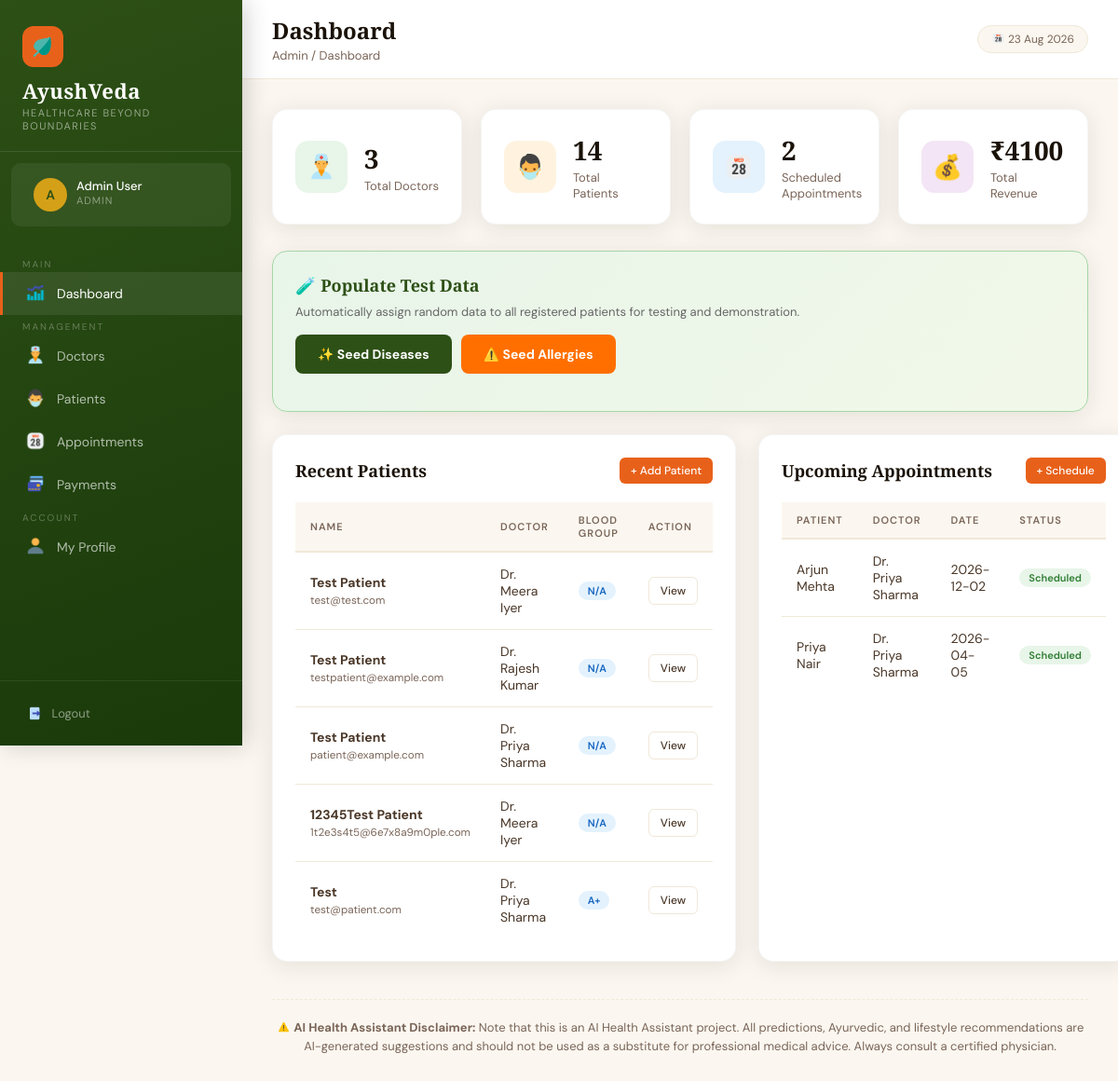
Screenshot of /admin/dashboard (signed in) with the database file from the repository.
### tables this page shows
CREATE TABLE patients (
            id INTEGER PRIMARY KEY AUTOINCREMENT,
            name TEXT NOT NULL,
            email TEXT UNIQUE NOT NULL,
            password TEXT NOT NULL,
            phone TEXT,
            age INTEGER,
            gender TEXT,
            blood_group TEXT,
            address TEXT,
            doctor_id INTEGER,
            created_at TIMESTAMP DEFAULT CURRENT_TIMESTAMP, preexisting_conditions TEXT, allergies TEXT, triage_raw_text TEXT, triage_symptoms TEXT, latitude REAL, longitude REAL, location_updated_at TIMESTAMP, share_location INTEGER DEFAULT 0,
            FOREIGN KEY (doctor_id) REFERENCES doctors(id)
        );

CREATE TABLE doctors (
            id INTEGER PRIMARY KEY AUTOINCREMENT,
            name TEXT NOT NULL,
            email TEXT UNIQUE NOT NULL,
            password TEXT NOT NULL,
            phone TEXT,
            specialization TEXT,
            qualification TEXT,
            experience INTEGER DEFAULT 0,
            created_at TIMESTAMP DEFAULT CURRENT_TIMESTAMP
        );

CREATE TABLE appointments (
            id INTEGER PRIMARY KEY AUTOINCREMENT,
            patient_id INTEGER,
            doctor_id INTEGER,
            appointment_date DATE,
            appointment_time TEXT,
            reason TEXT,
            status TEXT DEFAULT 'Scheduled',
            created_at TIMESTAMP DEFAULT CURRENT_TIMESTAMP,
            FOREIGN KEY (patient_id) REFERENCES patients(id),
            FOREIGN KEY (doctor_id) REFERENCES doctors(id)
        );

### app.py (the view)
@app.route('/admin/dashboard')
@login_required('admin')
def admin_dashboard():
    conn = get_db()
    stats = {
        'doctors': conn.execute("SELECT COUNT(*) as c FROM doctors").fetchone()['c'],
        'patients': conn.execute("SELECT COUNT(*) as c FROM patients").fetchone()['c'],
        'appointments': conn.execute("SELECT COUNT(*) as c FROM appointments WHERE status='Scheduled'").fetchone()['c'],
        'payments': conn.execute("SELECT COALESCE(SUM(amount),0) as c FROM payments").fetchone()['c'],
    }
    recent_patients = conn.execute(
        "SELECT p.*, d.name as doctor_name FROM patients p LEFT JOIN doctors d ON p.doctor_id=d.id ORDER BY p.created_at DESC LIMIT 5"
    ).fetchall()
    recent_appointments = conn.execute(
        "SELECT a.*, p.name as patient_name, d.name as doctor_name FROM appointments a JOIN patients p ON a.patient_id=p.id JOIN doctors d ON a.doctor_id=d.id ORDER BY a.created_at DESC LIMIT 5"
    ).fetchall()
    conn.close()
    return render_template('admin/dashboard.html', stats=stats, recent_patients=recent_patients, recent_appointments=recent_appointments)

### app.py (called while the page is built)
@app.context_processor
def inject_now():
    return {'now': datetime.now().strftime('%d %b %Y')}

def get_db():
    conn = sqlite3.connect(DB_PATH)
    conn.row_factory = sqlite3.Row
    return conn

def login_required(role):
    def decorator(f):
        @wraps(f)
        def wrapper(*args, **kwargs):
            if session.get('role') != role:
                flash('Please login to continue.', 'error')
                return redirect(url_for(f'{role}_login'))
            return f(*args, **kwargs)
        return wrapper
    return decorator

### templates/admin/dashboard.html (shortened to what this page needs)
{% extends 'base.html' %}
{% block page_title %}Dashboard{% endblock %}
{% block breadcrumb %}Admin / Dashboard{% endblock %}
{% block nav %}
<span class="nav-section-label">Main</span>
<a href="/admin/dashboard" class="nav-link active"><span class="icon"><img src="/static/images/dashboard_icon.png" style="height:1.2em;width:1.2em;vertical-align:-0.2em;"></span> Dashboard</a>
<span class="nav-section-label">Management</span>
<a href="/admin/doctors" class="nav-link"><span class="icon"><img src="/static/images/doctors_icon.png" style="height:1.2em;width:1.2em;vertical-align:-0.2em;"></span> Doctors</a>
<a href="/admin/patients" class="nav-link"><span class="icon"><img src="/static/images/patients_icon.png" style="height:1.2em;width:1.2em;vertical-align:-0.2em;"></span> Patients</a>
<a href="/admin/appointments" class="nav-link"><span class="icon"><img src="/static/images/appointments_icon.png" style="height:1.2em;width:1.2em;vertical-align:-0.2em;"></span> Appointments</a>
<a href="/admin/payments" class="nav-link"><span class="icon"><img src="/static/images/card_icon.png" style="height:1.2em;width:1.2em;vertical-align:-0.2em;"></span> Payments</a>
<span class="nav-section-label">Account</span>
<a href="/admin/profile" class="nav-link"><span class="icon"><img src="/static/images/profile_icon.png" style="height:1.2em;width:1.2em;vertical-align:-0.2em;"></span> My Profile</a>
{% endblock %}
{% block content %}
<div class="stats-grid">
    <div class="stat-card">
        <div class="stat-icon green"><img src="/static/images/doctors_icon.png" style="height:1.2em;width:1.2em;vertical-align:-0.2em;"></div>
        <div>
            <div class="stat-value">{{ stats.doctors }}</div>
            <div class="stat-label">Total Doctors</div>
        </div>
    </div>
    <div class="stat-card">
        <div class="stat-icon orange"><img src="/static/images/patients_icon.png" style="height:1.2em;width:1.2em;vertical-align:-0.2em;"></div>
        <div>
            <div class="stat-value">{{ stats.patients }}</div>
            <div class="stat-label">Total Patients</div>
        </div>
    </div>
    <div class="stat-card">
        <div class="stat-icon blue"><img src="/static/images/appointments_icon.png" style="height:1.2em;width:1.2em;vertical-align:-0.2em;"></div>
        <div>
            <div class="stat-value">{{ stats.appointments }}</div>
            <div class="stat-label">Scheduled Appointments</div>
        </div>
    </div>
    <div class="stat-card">
        <div class="stat-icon purple">💰</div>
        <div>
            <div class="stat-value">₹{{ "%.0f"|format(stats.payments) }}</div>
            <div class="stat-label">Total Revenue</div>
        </div>
    </div>
</div>
<div class="card" style="margin-bottom:24px; background:linear-gradient(135deg, #E8F5E9 0%, #F1F8E9 100%); border:1px solid #A5D6A7;">
    <div style="display:flex; justify-content:space-between; align-items:center; flex-wrap:wrap; gap:16px; margin-bottom:16px;">
        <div>
            <h3 style="font-size:18px; color:#2D5016; margin:0 0 8px 0; font-weight:600;">🧪 Populate Test Data</h3>
            <p style="margin:0; color:#666; font-size:13px;">Automatically assign random data to all registered patients for testing and demonstration.</p>
        </div>
        <div style="display:flex; gap:10px; flex-wrap:wrap;">
            <button id="btnSeedData" class="btn" onclick="seedPatientData()" style="padding:12px 24px; background:#2D5016; color:#FFF; border:none; border-radius:8px; font-weight:bold; cursor:pointer; white-space:nowrap;">
                ✨ Seed Diseases
            </button>
            <button id="btnSeedAllergies" class="btn" onclick="seedPatientAllergies()" style="padding:12px 24px; background:#FF6F00; color:#FFF; border:none; border-radius:8px; font-weight:bold; cursor:pointer; white-space:nowrap;">
                ⚠️ Seed Allergies
            </button>
        </div>
    </div>
</div>
<div style="display:grid;grid-template-columns:1fr 1fr;gap:24px;">
    <div class="card">
        <div class="card-header">
            <h3 class="card-title">Recent Patients</h3>
            <a href="/admin/patients/add" class="btn btn-primary btn-sm">+ Add Patient</a>
        </div>
        <div class="table-wrap">
            <table>
                <thead><tr><th>Name</th><th>Doctor</th><th>Blood Group</th><th>Action</th></tr></thead>
                <tbody>
                {% for p in recent_patients %}
                <tr>
                    <td><strong>{{ p.name }}</strong><br><small style="color:#7A6558">{{ p.email }}</small></td>
                    <td>{{ p.doctor_name or '—' }}</td>
                    <td><span class="badge badge-blue">{{ p.blood_group or 'N/A' }}</span></td>
                    <td><a href="/admin/patients/view/{{ p.id }}" class="btn btn-outline btn-sm">View</a></td>
                </tr>
                {% else %}
                <tr><td colspan="4" style="text-align:center;color:#7A6558;padding:32px">No patients yet.</td></tr>
                {% endfor %}
                </tbody>
            </table>
        </div>
    </div>
    <div class="card">
        <div class="card-header">
            <h3 class="card-title">Upcoming Appointments</h3>
            <a href="/admin/appointments/add" class="btn btn-primary btn-sm">+ Schedule</a>
        </div>
        <div class="table-wrap">
            <table>
                <thead><tr><th>Patient</th><th>Doctor</th><th>Date</th><th>Status</th></tr></thead>
                <tbody>
                {% for a in recent_appointments %}
                <tr>
                    <td>{{ a.patient_name }}</td>
                    <td>{{ a.doctor_name }}</td>
                    <td>{{ a.appointment_date }}</td>
                    <td><span class="badge badge-green">{{ a.status }}</span></td>
                </tr>
                {% else %}
                <tr><td colspan="4" style="text-align:center;color:#7A6558;padding:32px">No appointments yet.</td></tr>
                {% endfor %}
                </tbody>
            </table>
        </div>
    </div>
</div>
{% endblock %}

### templates/base.html (style rules this page uses)
:root { --saffron: #E8611A; --saffron-light: #F4874B; --turmeric: #D4A017; --forest: #2D5016; --forest-mid: #4A7C22; --forest-light: #7AB648; --cream: #FBF7F0; --cream-dark: #F0E8D8; --earth: #6B4226; --earth-light: #9B6B42; --text-dark: #1A1208; --text-mid: #4A3728; --text-light: #7A6558; --white: #FFFFFF; --sidebar-w: 260px; --shadow: 0 4px 24px rgba(26, 18, 8, 0.10); --shadow-lg: 0 12px 48px rgba(26, 18, 8, 0.16); }
* { box-sizing: border-box; margin: 0; padding: 0; }
body { font-family: 'DM Sans', sans-serif; background: var(--cream); color: var(--text-dark); min-height: 100vh; }
h1, h2, h3, h4 { font-family: 'Cormorant Garamond', serif; }
.nav-section-label { color: rgba(255, 255, 255, 0.3); font-size: 10px; text-transform: uppercase; letter-spacing: 2px; padding: 12px 24px 6px; font-family: 'DM Sans', sans-serif; }
.nav-link { display: flex; align-items: center; gap: 12px; padding: 11px 24px; color: rgba(255, 255, 255, 0.65); text-decoration: none; font-size: 14px; transition: all 0.2s; border-left: 3px solid transparent; position: relative; }
.nav-link:hover, .nav-link.active { color: #fff; background: rgba(255, 255, 255, 0.08); border-left-color: var(--saffron); }
.nav-link .icon { font-size: 18px; width: 22px; text-align: center; }
.card { background: var(--white); border-radius: 16px; padding: 24px; box-shadow: var(--shadow); border: 1px solid rgba(0, 0, 0, 0.04); }
.card-header { display: flex; align-items: center; justify-content: space-between; margin-bottom: 20px; }
.card-title { font-size: 18px; color: var(--text-dark); font-weight: 600; }
.stats-grid { display: grid; grid-template-columns: repeat(auto-fit, minmax(200px, 1fr)); gap: 20px; margin-bottom: 28px; }
.stat-card { background: var(--white); border-radius: 16px; padding: 24px; box-shadow: var(--shadow); border: 1px solid rgba(0, 0, 0, 0.04); display: flex; align-items: center; gap: 18px; transition: transform 0.2s; }
.stat-icon { width: 56px; height: 56px; border-radius: 14px; display: flex; align-items: center; justify-content: center; font-size: 26px; flex-shrink: 0; }
.stat-icon.green { background: #E8F5E9; }
.stat-icon.orange { background: #FFF3E0; }
.stat-icon.blue { background: #E3F2FD; }
.stat-icon.purple { background: #F3E5F5; }
.stat-value { font-size: 28px; font-weight: 700; color: var(--text-dark); font-family: 'Cormorant Garamond', serif; }
.stat-label { font-size: 13px; color: var(--text-light); margin-top: 2px; }
.table-wrap { overflow-x: auto; }
table { width: 100%; border-collapse: collapse; }
th { text-align: left; padding: 12px 16px; font-size: 11px; text-transform: uppercase; letter-spacing: 1px; color: var(--text-light); border-bottom: 2px solid var(--cream-dark); font-weight: 600; background: var(--cream); }
td { padding: 14px 16px; font-size: 14px; border-bottom: 1px solid var(--cream-dark); color: var(--text-mid); }
tr:last-child td { border-bottom: none; }
.btn { display: inline-flex; align-items: center; gap: 8px; padding: 10px 20px; border-radius: 8px; font-size: 14px; font-weight: 500; cursor: pointer; text-decoration: none; border: none; transition: all 0.2s; font-family: 'DM Sans', sans-serif; }
.btn-primary { background: var(--saffron); color: #fff; }
.btn-outline { background: transparent; border: 1.5px solid var(--cream-dark); color: var(--text-mid); }
.btn-sm { padding: 6px 12px; font-size: 12px; border-radius: 6px; }
.badge { display: inline-block; padding: 3px 10px; border-radius: 20px; font-size: 11px; font-weight: 600; }
.badge-green { background: #E8F5E9; color: #2E7D32; }
.badge-blue { background: #E3F2FD; color: #1565C0; }

### rows the page displays
patients: name "Test Patient", email "test@test.com", name "Dr. Meera Iyer", blood_group "N/A"
patients: name "Test Patient", email "testpatient@example.com", name "Dr. Rajesh Kumar", blood_group "N/A"
patients: name "Test Patient", email "patient@example.com", name "Dr. Priya Sharma", blood_group "N/A"
patients: name "12345Test Patient", email "1t2e3s4t5@6e7x8a9m0ple.com", name "Dr. Meera Iyer", blood_group "N/A"
patients: name "Test", email "test@patient.com", name "Dr. Priya Sharma", blood_group "A+"
appointments: patient_name "Arjun Mehta", doctor_name "Dr. Priya Sharma", appointment_date "2026-12-02", status "Scheduled"
appointments: patient_name "Priya Nair", doctor_name "Dr. Priya Sharma", appointment_date "2026-04-05", status "Scheduled"

### other values shown
{{ session.user_name[0].upper() }} "A"
{{ session.user_name }} "Admin User"
{{ session.role|capitalize }} "ADMIN"
{{ stats.doctors }} "3"
{{ stats.patients }} "14"
{{ stats.appointments }} "2"
{{ "%.0f"|format(stats.payments) }} "4100"
